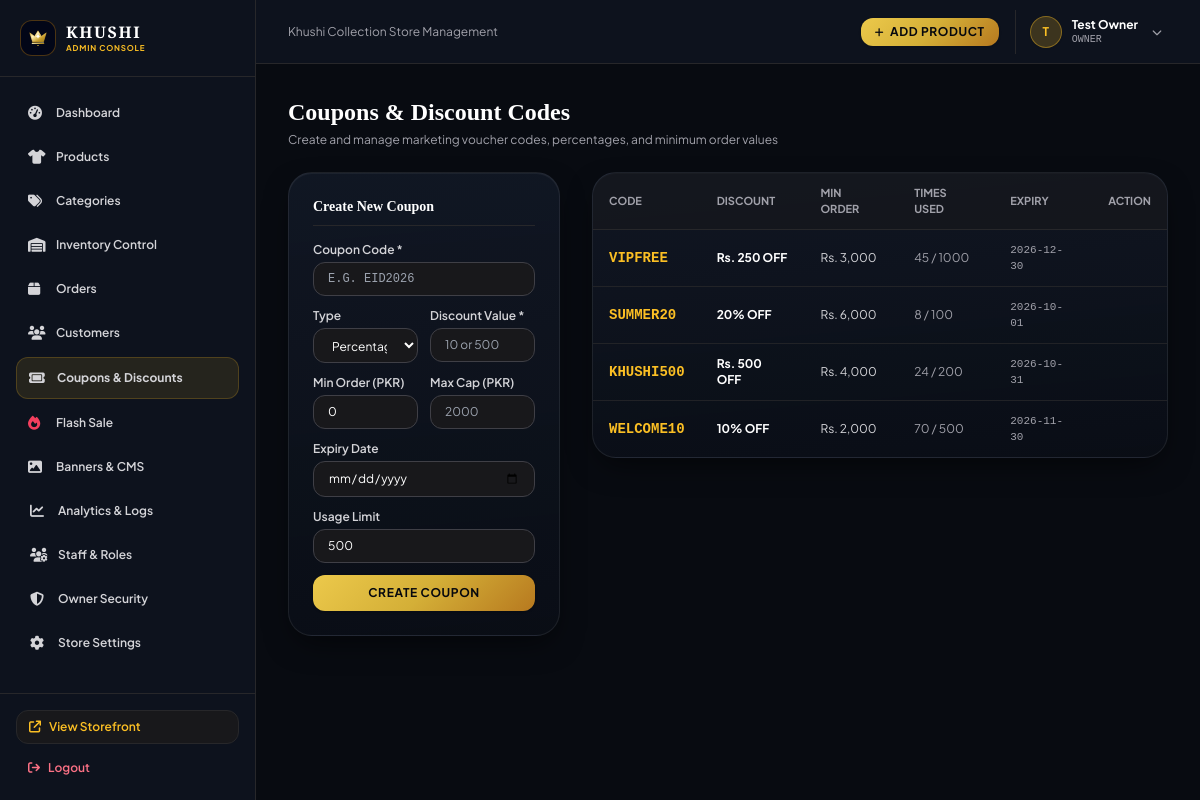
Screenshot of /admin/coupons (signed in) with the database file from the repository.
### tables this page shows
CREATE TABLE users (
        id INTEGER PRIMARY KEY AUTOINCREMENT,
        name TEXT NOT NULL,
        email TEXT UNIQUE NOT NULL,
        phone TEXT,
        password_hash TEXT NOT NULL,
        role TEXT DEFAULT 'customer',
        status TEXT DEFAULT 'active',
        created_at TIMESTAMP DEFAULT CURRENT_TIMESTAMP
    , failed_login_attempts INTEGER DEFAULT 0, locked_until TIMESTAMP, session_token TEXT, last_login_at TIMESTAMP);

CREATE TABLE coupons (
        id INTEGER PRIMARY KEY AUTOINCREMENT,
        code TEXT UNIQUE NOT NULL,
        discount_type TEXT DEFAULT 'percentage',
        discount_value REAL NOT NULL,
        min_order_amount REAL DEFAULT 0,
        max_discount REAL,
        expiry_date TEXT,
        usage_limit INTEGER DEFAULT 1000,
        times_used INTEGER DEFAULT 0,
        is_active INTEGER DEFAULT 1,
        created_at TIMESTAMP DEFAULT CURRENT_TIMESTAMP
    );

### routes/admin.py (the view, shortened to what this page needs)
@admin_bp.route('/coupons', methods=['GET', 'POST'])
@admin_required(['super_admin', 'manager'])
def coupons():
    coupons_list = query_db('SELECT * FROM coupons ORDER BY id DESC')
    return render_template('admin/coupons/index.html', coupons=coupons_list)

### templates/admin/coupons/index.html (shortened to what this page needs)
{% extends 'admin/base.html' %}
{% block content %}
<div class="space-y-6">
    <div class="flex items-center justify-between">
        <div>
            <h1 class="text-2xl font-serif font-bold text-white">Coupons & Discount Codes</h1>
            <p class="text-xs text-zinc-400 mt-1">Create and manage marketing voucher codes, percentages, and minimum order values</p>
        </div>
    </div>
    <div class="grid grid-cols-1 lg:grid-cols-12 gap-8">
        <div class="lg:col-span-4">
            <div class="luxury-card p-6 rounded-3xl space-y-4">
                <h3 class="text-sm font-serif font-bold text-white pb-2 border-b border-zinc-800">Create New Coupon</h3>
                <form method="POST" action="{{ url_for('admin.coupons') }}" class="space-y-3">
                    <div>
                        <label class="block text-xs font-semibold text-zinc-300 mb-1">Coupon Code *</label>
                        <input type="text" name="code" required placeholder="e.g. EID2026" class="w-full bg-zinc-900 border border-zinc-700 rounded-xl px-3.5 py-2 text-xs uppercase font-mono text-white focus:outline-none focus:border-amber-400">
                    </div>
                    <div class="grid grid-cols-2 gap-3">
                        <div>
                            <label class="block text-xs font-semibold text-zinc-300 mb-1">Type</label>
                            <select name="discount_type" class="w-full bg-zinc-900 border border-zinc-700 rounded-xl px-3.5 py-2 text-xs text-white focus:outline-none focus:border-amber-400">
                                <option value="percentage">Percentage (%)</option>
                            </select>
                        </div>
                        <div>
                            <label class="block text-xs font-semibold text-zinc-300 mb-1">Discount Value *</label>
                            <input type="number" step="0.1" name="discount_value" required placeholder="10 or 500" class="w-full bg-zinc-900 border border-zinc-700 rounded-xl px-3.5 py-2 text-xs text-white focus:outline-none focus:border-amber-400">
                        </div>
                    </div>
                    <div class="grid grid-cols-2 gap-3">
                        <div>
                            <label class="block text-xs font-semibold text-zinc-300 mb-1">Min Order (PKR)</label>
                            <input type="number" name="min_order_amount" value="0" class="w-full bg-zinc-900 border border-zinc-700 rounded-xl px-3.5 py-2 text-xs text-white focus:outline-none focus:border-amber-400">
                        </div>
                        <div>
                            <label class="block text-xs font-semibold text-zinc-300 mb-1">Max Cap (PKR)</label>
                            <input type="number" name="max_discount" placeholder="2000" class="w-full bg-zinc-900 border border-zinc-700 rounded-xl px-3.5 py-2 text-xs text-white focus:outline-none focus:border-amber-400">
                        </div>
                    </div>
                    <div>
                        <label class="block text-xs font-semibold text-zinc-300 mb-1">Expiry Date</label>
                        <input type="date" name="expiry_date" class="w-full bg-zinc-900 border border-zinc-700 rounded-xl px-3.5 py-2 text-xs text-white focus:outline-none focus:border-amber-400">
                    </div>
                    <div>
                        <label class="block text-xs font-semibold text-zinc-300 mb-1">Usage Limit</label>
                        <input type="number" name="usage_limit" value="500" class="w-full bg-zinc-900 border border-zinc-700 rounded-xl px-3.5 py-2 text-xs text-white focus:outline-none focus:border-amber-400">
                    </div>
                    <button type="submit" class="w-full py-2.5 rounded-xl btn-gold text-xs font-bold uppercase tracking-wider shadow mt-2">
                        Create Coupon
                    </button>
                </form>
            </div>
        </div>
        <div class="lg:col-span-8">
            <div class="luxury-card rounded-3xl overflow-hidden">
                <table class="w-full text-left text-xs text-zinc-300">
                    <thead class="text-zinc-400 uppercase font-semibold border-b border-zinc-800 bg-zinc-900/60 text-[11px]">
                        <tr>
                            <th class="py-3 px-4">Code</th>
                            <th class="py-3 px-4">Discount</th>
                            <th class="py-3 px-4">Min Order</th>
                            <th class="py-3 px-4">Times Used</th>
                            <th class="py-3 px-4">Expiry</th>
                            <th class="py-3 px-4 text-right">Action</th>
                        </tr>
                    </thead>
                    <tbody class="divide-y divide-zinc-800/80">
                        {% for c in coupons %}
                        <tr class="hover:bg-zinc-800/30 transition">
                            <td class="py-3 px-4 font-mono font-bold text-amber-400 text-sm">{{ c.code }}</td>
                            <td class="py-3 px-4 font-bold text-white">
                                {% if c.discount_type == 'percentage' %}
                                {{ c.discount_value|int }}% OFF
                                {% else %}
                                Rs. {{ "{:,}".format(c.discount_value|int) }} OFF
                                {% endif %}
                            </td>
                            <td class="py-3 px-4">Rs. {{ "{:,}".format(c.min_order_amount|int) }}</td>
                            <td class="py-3 px-4 text-zinc-400">{{ c.times_used }} / {{ c.usage_limit }}</td>
                            <td class="py-3 px-4 font-mono text-[11px] text-zinc-400">{{ c.expiry_date or 'No Expiry' }}</td>
                            <td class="py-3 px-4 text-right">
                            </td>
                        </tr>
                        {% endfor %}
                    </tbody>
                </table>
            </div>
        </div>
    </div>
</div>
{% endblock %}

### templates/admin/base.html (shortened to what this page needs)
<!DOCTYPE html>
<html lang="en">
<head>
    <script src="https://cdn.tailwindcss.com"></script>
    <link rel="stylesheet" href="https://cdnjs.cloudflare.com/ajax/libs/font-awesome/6.5.1/css/all.min.css">
    <link rel="stylesheet" href="{{ url_for('static', filename='css/style.css') }}">
</head>
<body class="bg-[#080B11] text-zinc-100 min-h-screen flex antialiased">
    <aside id="admin-sidebar" class="w-64 bg-[#0D121D] border-r border-zinc-800 flex flex-col justify-between flex-shrink-0 fixed md:relative inset-y-0 left-0 z-50 transform -translate-x-full md:translate-x-0 transition-transform duration-300 md:flex hidden md:flex">
        <div>
            <div class="p-5 border-b border-zinc-800">
                <a href="{{ url_for('admin.dashboard') }}" class="flex items-center gap-2.5">
                    <div class="w-9 h-9 rounded-xl bg-slate-950 p-1.5 flex items-center justify-center border border-amber-500/30 flex-shrink-0">
                        <img src="{{ url_for('static', filename='images/logo-mark.svg') }}" alt="Khushi Logo" class="w-full h-full object-contain">
                    </div>
                    <div class="flex flex-col">
                        <span class="font-cinzel text-base font-black tracking-widest text-white leading-none">KHUSHI</span>
                        <span class="text-[8px] uppercase tracking-widest text-amber-400 font-bold mt-1 leading-none">Admin Console</span>
                    </div>
                </a>
            </div>
            <nav class="p-4 space-y-1 text-xs font-semibold">
                <a href="{{ url_for('admin.dashboard') }}" class="flex items-center gap-3 px-3 py-2.5 rounded-xl hover:bg-zinc-800/80 transition text-zinc-300 hover:text-white ">
                    <i class="fa-solid fa-gauge-high text-sm w-4"></i> Dashboard
                </a>
                <a href="{{ url_for('admin.products') }}" class="flex items-center gap-3 px-3 py-2.5 rounded-xl hover:bg-zinc-800/80 transition text-zinc-300 hover:text-white ">
                    <i class="fa-solid fa-shirt text-sm w-4"></i> Products
                </a>
                <a href="{{ url_for('admin.categories') }}" class="flex items-center gap-3 px-3 py-2.5 rounded-xl hover:bg-zinc-800/80 transition text-zinc-300 hover:text-white ">
                    <i class="fa-solid fa-tags text-sm w-4"></i> Categories
                </a>
                <a href="{{ url_for('admin.inventory') }}" class="flex items-center gap-3 px-3 py-2.5 rounded-xl hover:bg-zinc-800/80 transition text-zinc-300 hover:text-white ">
                    <i class="fa-solid fa-warehouse text-sm w-4"></i> Inventory Control
                </a>
                <a href="{{ url_for('admin.orders') }}" class="flex items-center justify-between px-3 py-2.5 rounded-xl hover:bg-zinc-800/80 transition text-zinc-300 hover:text-white ">
                    <span class="flex items-center gap-3">
                        <i class="fa-solid fa-box text-sm w-4"></i> Orders
                    </span>
                </a>
                <a href="{{ url_for('admin.customers') }}" class="flex items-center gap-3 px-3 py-2.5 rounded-xl hover:bg-zinc-800/80 transition text-zinc-300 hover:text-white ">
                    <i class="fa-solid fa-users text-sm w-4"></i> Customers
                </a>
                <a href="{{ url_for('admin.coupons') }}" class="flex items-center gap-3 px-3 py-2.5 rounded-xl hover:bg-zinc-800/80 transition text-zinc-300 hover:text-white {% if 'coupons' in request.endpoint %}bg-amber-400/10 text-amber-400 font-bold border border-amber-400/20{% endif %}">
                    <i class="fa-solid fa-ticket text-sm w-4"></i> Coupons & Discounts
                </a>
                <a href="{{ url_for('admin.flash_sale') }}" class="flex items-center gap-3 px-3 py-2.5 rounded-xl hover:bg-zinc-800/80 transition text-zinc-300 hover:text-white ">
                    <i class="fa-solid fa-fire text-sm w-4 text-rose-500"></i> Flash Sale
                </a>
                <a href="{{ url_for('admin.banners') }}" class="flex items-center gap-3 px-3 py-2.5 rounded-xl hover:bg-zinc-800/80 transition text-zinc-300 hover:text-white ">
                    <i class="fa-solid fa-image text-sm w-4"></i> Banners & CMS
                </a>
                <a href="{{ url_for('admin.reports') }}" class="flex items-center gap-3 px-3.5 py-2.5 rounded-xl hover:bg-zinc-800/80 transition text-zinc-300 hover:text-white ">
                    <i class="fa-solid fa-chart-line text-sm w-4"></i> Analytics & Logs
                </a>
                {% if session.get('user_role') in ('OWNER', 'super_admin', 'SUPER_ADMIN') %}
                <a href="{{ url_for('admin.security_center') }}" class="flex items-center gap-3 px-3.5 py-2.5 rounded-xl hover:bg-zinc-800/80 transition text-zinc-300 hover:text-white">
                    <i class="fa-solid fa-users-gear text-sm w-4"></i> Staff & Roles
                </a>
                {% endif %}
                <a href="{{ url_for('admin.security_center') }}" class="flex items-center gap-3 px-3.5 py-2.5 rounded-xl hover:bg-zinc-800/80 transition text-zinc-300 hover:text-white ">
                    <i class="fa-solid fa-shield-halved text-sm w-4"></i> Owner Security
                </a>
                <a href="{{ url_for('admin.settings') }}" class="flex items-center gap-3 px-3.5 py-2.5 rounded-xl hover:bg-zinc-800/80 transition text-zinc-300 hover:text-white ">
                    <i class="fa-solid fa-gear text-sm w-4"></i> Store Settings
                </a>
            </nav>
        </div>
        <div class="p-4 border-t border-zinc-800 space-y-2">
            <a href="{{ url_for('storefront.home') }}" target="_blank" class="flex items-center gap-2 px-3 py-2 rounded-xl bg-zinc-900 border border-zinc-800 text-xs text-amber-400 hover:border-amber-400 transition font-semibold">
                <i class="fa-solid fa-arrow-up-right-from-square"></i>
                <span>View Storefront</span>
            </a>
            <a href="{{ url_for('admin.admin_logout') }}" class="flex items-center gap-2 px-3 py-2 rounded-xl text-xs text-rose-400 hover:bg-rose-950/40 transition font-semibold">
                <i class="fa-solid fa-arrow-right-from-bracket"></i>
                <span>Logout</span>
            </a>
        </div>
    </aside>
    <div class="flex-1 flex flex-col min-w-0 overflow-hidden">
        <header class="h-16 bg-[#0D121D] border-b border-zinc-800 flex items-center justify-between px-4 sm:px-6 lg:px-8">
            <div class="flex items-center gap-3">
                <span class="text-xs text-zinc-400 hidden sm:inline">Khushi Collection Store Management</span>
            </div>
            <div class="flex items-center gap-4">
                <a href="{{ url_for('admin.add_product') }}" class="px-3.5 py-1.5 rounded-xl btn-gold text-xs font-bold uppercase tracking-wider flex items-center gap-1.5 shadow">
                    <i class="fa-solid fa-plus text-[10px]"></i> Add Product
                </a>
                <div class="relative pl-2 border-l border-zinc-800">
                    <button type="button" onclick="toggleAdminMenu()" id="admin-user-menu-btn" class="flex items-center gap-2.5 p-1.5 rounded-xl hover:bg-zinc-800/80 transition cursor-pointer text-left focus:outline-none select-none">
                        <div class="w-8 h-8 rounded-full bg-amber-400/20 text-amber-400 flex items-center justify-center font-bold text-xs border border-amber-400/40 shadow-sm">
                            {{ session.get('user_name', 'Admin')[0] }}
                        </div>
                        <div class="hidden sm:block text-left">
                            <span class="text-xs font-bold text-white block leading-tight">{{ session.get('user_name', 'Admin') }}</span>
                            <span class="text-[10px] text-zinc-400 block uppercase font-mono">{{ session.get('user_role', 'Administrator').replace('_', ' ') }}</span>
                        </div>
                        <i class="fa-solid fa-chevron-down text-[10px] text-zinc-400 ml-1 transition duration-200" id="admin-menu-chevron"></i>
                    </button>
                </div>
            </div>
        </header>
        <main class="flex-1 overflow-y-auto p-4 sm:p-6 lg:p-8">
            {% block content %}{% endblock %}
        </main>
    </div>
</body>
</html>

### rows the page displays
users: get "Test Owner", get "OWNER"
coupons: code "VIPFREE", discount_value "250", min_order_amount "3,000", times_used "45", usage_limit "1000", expiry_date "2026-12-30"
coupons: code "SUMMER20", discount_value "20", min_order_amount "6,000", times_used "8", usage_limit "100", expiry_date "2026-10-01"
coupons: code "KHUSHI500", discount_value "500", min_order_amount "4,000", times_used "24", usage_limit "200", expiry_date "2026-10-31"
coupons: code "WELCOME10", discount_value "10", min_order_amount "2,000", times_used "70", usage_limit "500", expiry_date "2026-11-30"

### other values shown
{{ session.get('user_name', 'Admin')[0] }} "T"
